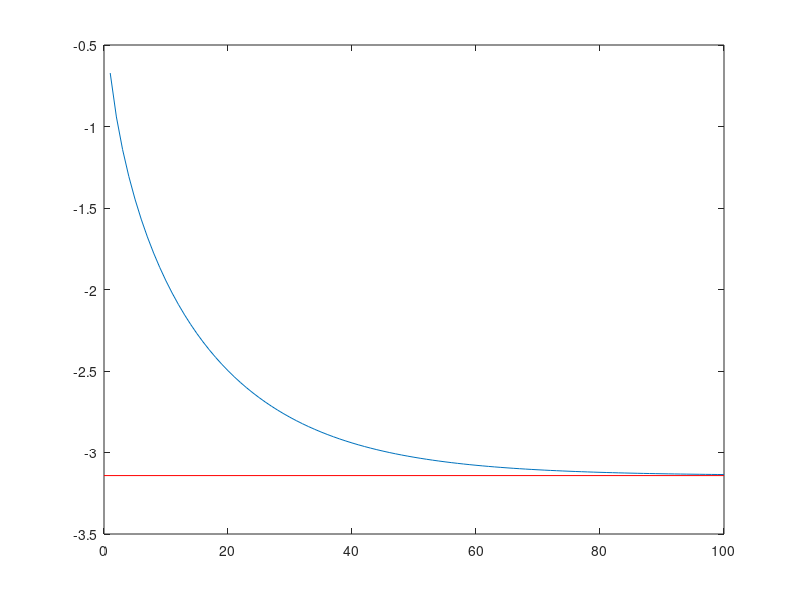
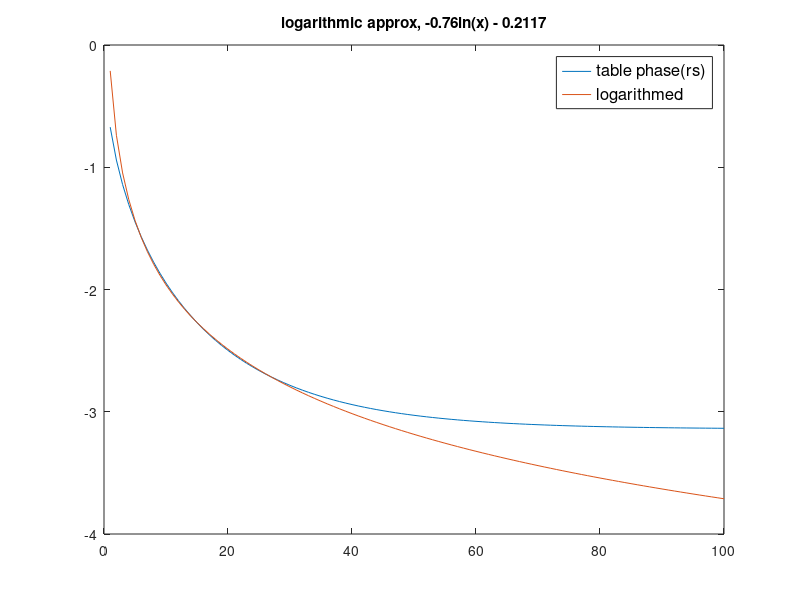
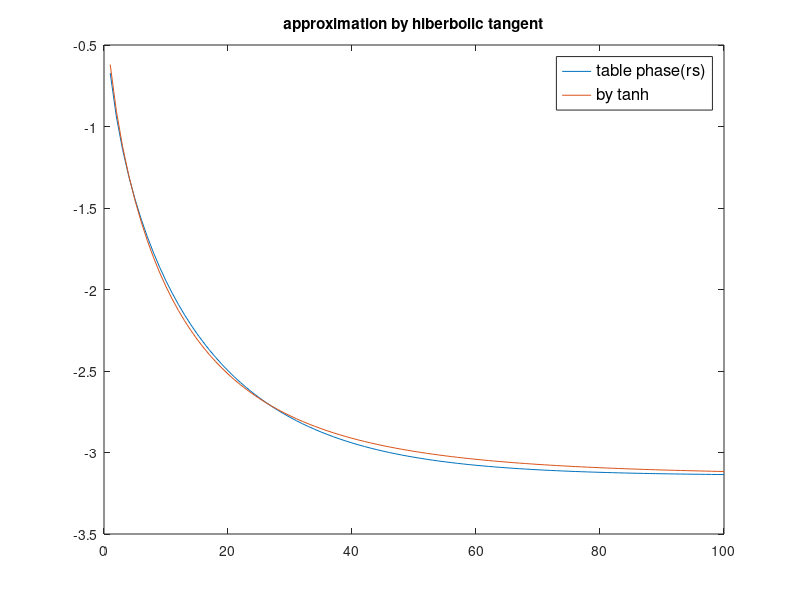
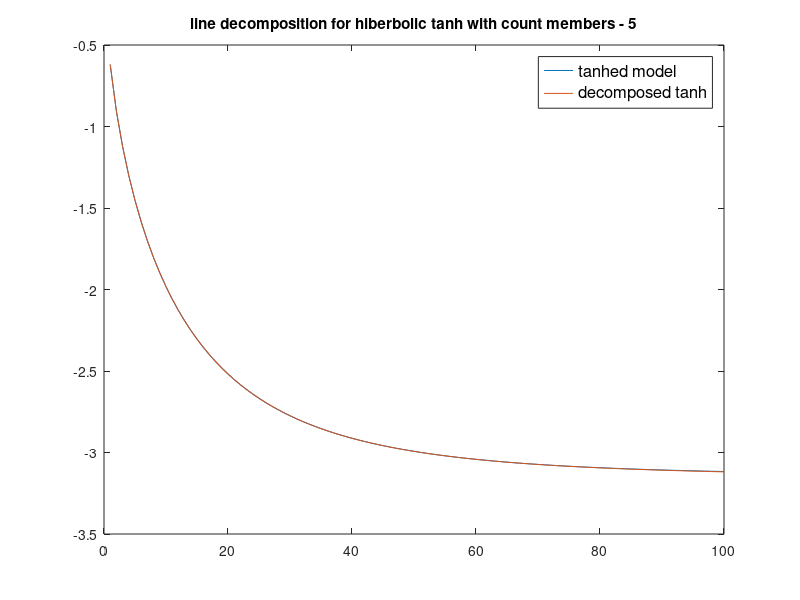

Write the MATLAB code that produced these figures, in order.
%Cheby 2 Low filter, apprx for phase using ln function + th function

table = [-0.672122471549586,-0.941400490632538,-1.14187336634512,-1.30579070990842,-1.44578834753862,-1.56842185730907,-1.67763226262576,-1.77601950396479,-1.86541316789329,-1.94716362526815,-2.02230488302446,-2.09165221700416,-2.15586396551608,-2.21548238366141,-2.27096164136573,-2.32268759704078,-2.37099212500609,-2.41616372842284,-2.45845555350483,-2.49809154479651,-2.53527124448953,-2.57017358540225,-2.60295992548649,-2.63377650270778,-2.66275644140493,-2.69002140762243,-2.71568298686126,-2.73984384023283,-2.76259868215429,-2.78403511315296,-2.80423433413849,-2.82327176301389,-2.84121757027864,-2.85813714700743,-2.87409151603180,-2.88913769513892,-2.90332901950430,-2.91671542930064,-2.92934372740094,-2.94125781126668,-2.95249888244029,-2.96310563651300,-2.97311443598972,-2.98255946810291,-2.99147288932088,-2.99988495804283,-3.00782415676043,-3.01531730478962,-3.02238966252706,-3.02906502806107,-3.03536582686093,-3.04131319517873,-3.04692705772192,-3.05222620008908,-3.05722833640641,-3.06195017255345,-3.06640746532608,-3.07061507784857,-3.07458703151508,-3.07833655471465,-3.08187612856895,-3.08521752989203,-3.08837187156240,-3.09134964048173,-3.09416073327990,-3.09681448991315,-3.09931972529076,-3.10168475905518,-3.10391744363116,-3.10602519065114,-3.10801499585642,-3.10989346256665,-3.11166682380394,-3.11334096315200,-3.11492143442536,-3.11641348021903,-3.11782204940414,-3.11915181363123,-3.12040718289884,-3.12159232024146,-3.12271115558778,-3.12376739883675,-3.12476455219652,-3.12570592182815,-3.12659462883408,-3.12743361962831,-3.12822567572366,-3.12897342296915,-3.12967934026846,-3.13034576780916,-3.13097491483002,-3.13156886695259,-3.13212959310175,-3.13265895203814,-3.13315869852454,-3.13363048914666,-3.13407588780777,-3.13449637091559,-3.13489333227866,-3.13526808772849];
rp = (1:length(table));
%% show table values
figure;
plot(rp,table);
hold on;
line([0 100], [-pi -pi],'Color','red') 
%% log approximation
lned = -0.76.*(log(rp)) - 0.2117;
figure;
plot(rp, [table; lned]);
title('logarithmic approx, -0.76ln(x) - 0.2117');
legend({'table phase(rs)','logarithmed'},'FontSize',12);
%% tanh approximation
thed = -tanh(0.2*rp.^ 0.57)*pi;
figure
plot(rp, [table; thed]);
title('approximation by hiberbolic tangent');
legend({'table phase(rs)','by tanh'},'FontSize',12);
%% tanh decomposition
argument =0.2*rp.^ 0.57;
A1=1;
A2=1/3;
A3=2/15;
A4=17/315;
A5=62/2835;
for i = 1:length(table)
    sin(i) = argument(i) + ((argument(i).^3)/6) + ((argument(i).^5)/120) + ((argument(i).^7)/5040)+ ((argument(i).^9)/factorial(9));
    cos(i) = 1 + ((argument(i).^2)/factorial(2)) + ((argument(i).^4)/factorial(4)) + ((argument(i).^6)/factorial(6))+ ((argument(i).^8)/factorial(8));
    sincos(i) = -pi * sin(i)/cos(i);
end
figure;
plot(rp, [thed; sincos]);
title('line decomposition for hiberbolic tanh with count members - 5');
legend({'tanhed model','decomposed tanh'},'FontSize',12);

